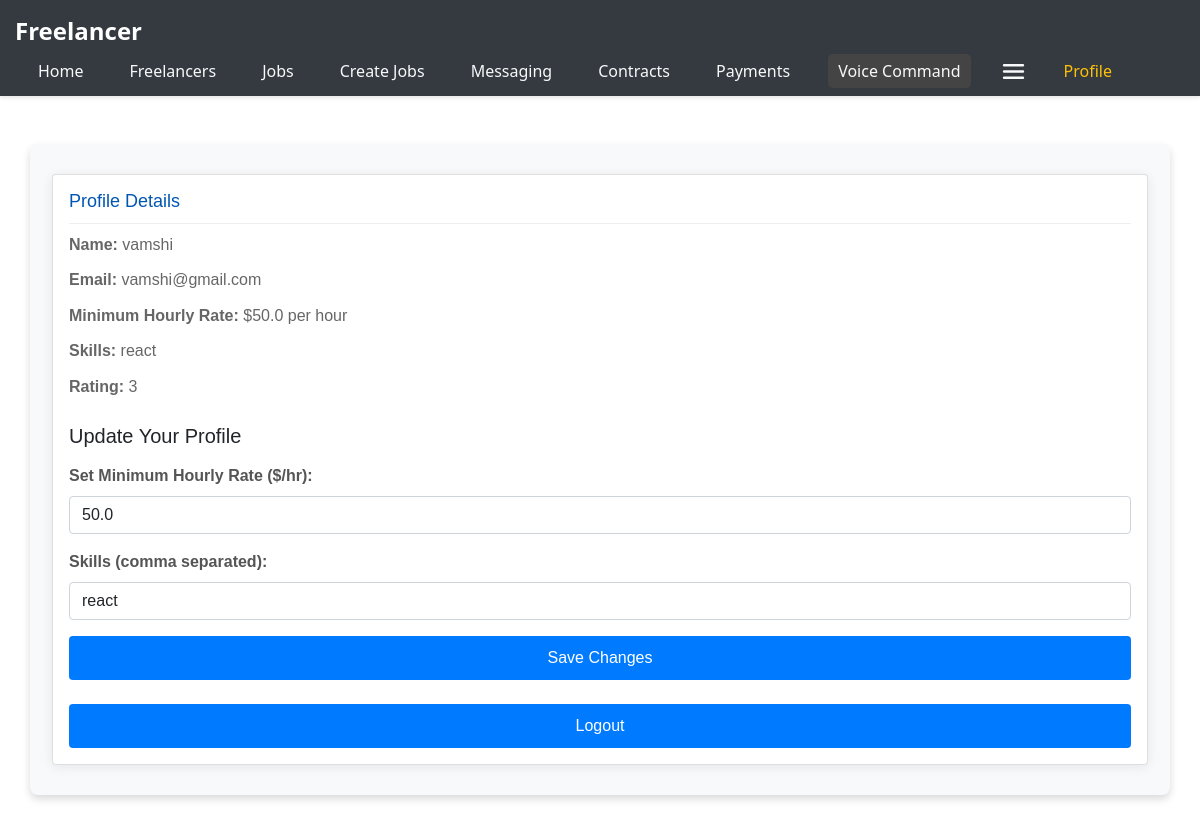
The app's page /profile (signed in) with its own data.
### app.py (models this page shows)
class User(db.Model):
    id = db.Column(db.Integer, primary_key=True)
    email = db.Column(db.String(120), unique=True, nullable=False)
    name = db.Column(db.String(100), nullable=False)
    password = db.Column(db.String(60), nullable=False)
    minimum_rate = db.Column(db.Float, nullable=True)
    skills = db.Column(db.String(500), nullable=True)
    jobs = db.relationship('Job', backref='author', lazy=True)
    rating = db.Column(db.Float, nullable=True, default=0.0)
    rating_count = db.Column(db.Integer, default=0)

### app.py (the view)
@app.route('/profile', methods=['GET', 'POST'])
def profile():
    if 'user_id' not in session:
        flash('Please log in to access your profile.')
        return redirect(url_for('login'))
    user = User.query.get(session['user_id'])
    if not user:
        flash('User not found.')
        return redirect(url_for('login'))
    if request.method == 'POST':
        user.minimum_rate = request.form.get('minimum_rate', type=float)
        user.skills = request.form.get('skills')
        db.session.commit()
        flash('Profile updated successfully!')
    return render_template('profile.html', user=user)

### templates/profile.html
{% extends 'nav.html' %} {% block title %}Profile{% endblock %} {% block content
%}
<main class="profile container mt-5">
  <div class="card">
    <div class="card-body">
      <h4 class="card-title">Profile Details</h4>
      <p><strong>Name:</strong> {{ user.name }}</p>
      <p><strong>Email:</strong> {{ user.email }}</p>
      <p>
        <strong>Minimum Hourly Rate:</strong> ${{ user.minimum_rate }} per hour
      </p>
      <p><strong>Skills:</strong> {{ user.skills }}</p>
      <p><strong>Rating:</strong> {{ user.rating }}</p>
      <h5 class="mt-4">Update Your Profile</h5>
      <form action="{{ url_for('profile') }}" method="POST" class="mt-3">
        <div class="mb-3">
          <label for="minimum_rate" class="form-label"
            >Set Minimum Hourly Rate ($/hr):</label
          >
          <input
            type="text"
            class="form-control"
            name="minimum_rate"
            id="minimum_rate"
            placeholder="Enter minimum rate"
            value="{{ user.minimum_rate }}"
          />
        </div>
        <div class="mb-3">
          <label for="skills" class="form-label"
            >Skills (comma separated):</label
          >
          <input
            type="text"
            class="form-control"
            name="skills"
            id="skills"
            placeholder="Enter skills"
            value="{{ user.skills }}"
          />
        </div>
        <button type="submit" class="btn btn-primary">Save Changes</button>
      </form>
      <form action="/logout" method="POST" class="mt-4">
        <button type="submit" class="btn btn-danger">Logout</button>
      </form>
    </div>
  </div>
</main>
{% endblock %}

### static/styles.css (style rules this page uses)
body { font-family: "Helvetica Neue", Helvetica, Arial, sans-serif; background-color: #f8f9fa; color: #212529; margin: 0; padding: 0; }
.btn-primary { background-color: #007bff; color: #ffffff; }
.card { margin: 10px; box-shadow: 0 2px 5px rgba(0, 0, 0, 0.2); }
.card-body { padding: 15px; position: relative; }
.card-title { font-size: 18px; color: #0056b3; }
.container, .createjobscontainer { max-width: 800px; margin: auto; padding: 20px; background-color: #ffffff; border-radius: 8px; box-shadow: 0 4px 8px rgba(0, 0, 0, 0.15); font-family: Arial, sans-serif; }
.container p { color: #666; line-height: 1.6; margin-bottom: 10px; }
.container, .createjobscontainer form { background-color: #f8f9fa; padding: 20px; border-radius: 8px; margin-bottom: 20px; }
.container button { background-color: #007bff; color: white; border: none; padding: 10px 20px; border-radius: 4px; cursor: pointer; display: block; width: 100%; }
button { padding: 5px 10px; background-color: #0056b3; color: white; border: none; cursor: pointer; }
.card { background-color: #fff; box-shadow: 0 2px 12px rgba(0, 0, 0, 0.08); }
.card-body { padding: 20px; }
.card-title { border-bottom: 1px solid #eee; padding-bottom: 10px; }
.form-label { font-weight: bold; color: #555; }
.input-group-text, .form-control { border-radius: 0.25rem; }
.btn-primary { color: #fff; background-color: #007bff; border-color: #007bff; }
.btn-danger { color: #fff; background-color: #dc3545; border-color: #dc3545; }
form + form { margin-top: 20px; }
input[type="text"] { margin-bottom: 10px; }

### records on screen
User: name "vamshi", email "vamshi@gmail.com", minimum_rate "50.0", skills "react", rating "3"
